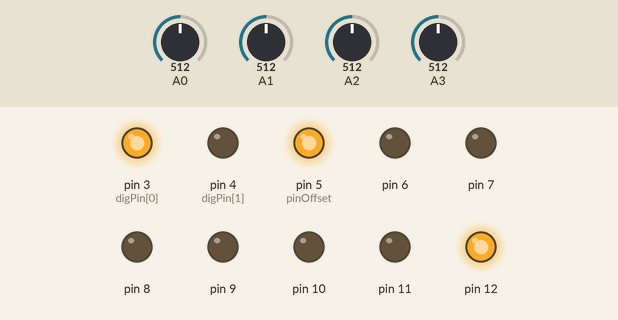
Recording of a sketch running on a simulated Arduino Uno, built with avr-gcc and run on an emulated ATmega328P. Parts: output pins drawn as LEDs (lit = HIGH). The test bench sets the inputs (shaded band); at power-on: A3 = 512, A0 = 512, A1 = 512, A2 = 512. Random numbers use the default seed unless the sketch sets one.

Above: at 1.2 s.
1.3 s: A3 set to 516
At 3.3 s:
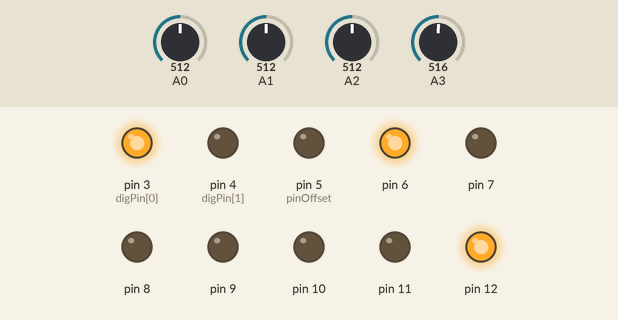
3.6 s: A3 set to 716
At 4.4 s:
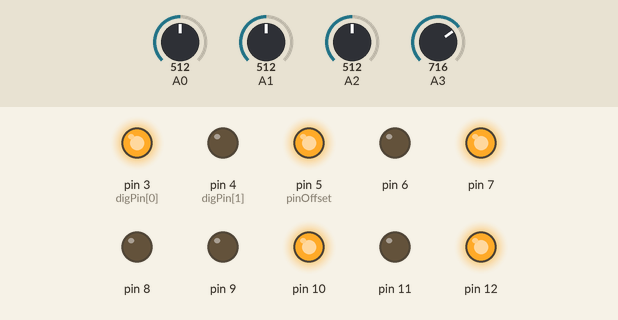
At 5.4 s:
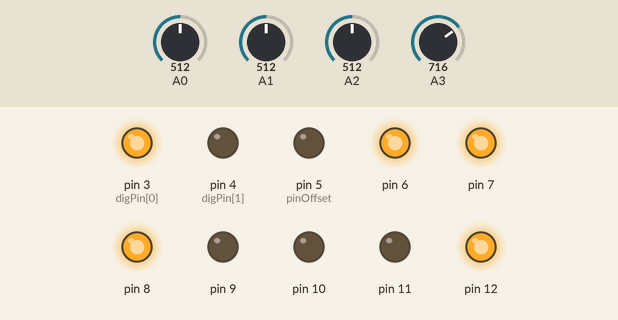
6.6 s: A3 set to 306
At 7.5 s:
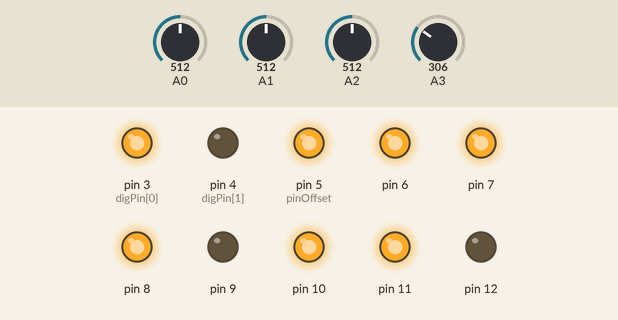
9.6 s: A3 set to 299
12.6 s: A3 set to 30
21.6 s: A3 set to 33
24.6 s: A3 set to 38
Timing chart, 0 to 46.4 s (numbered marks = the images above; inputs shaded):
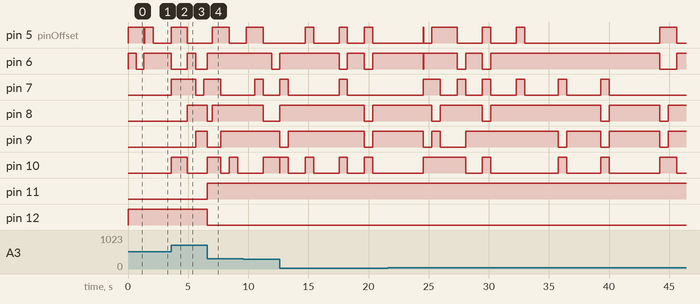

The sketch:

weird_modulator.ino
```cpp
/*

Useful time based modulator for audio

A0= screwy
A1=noisy
A2 time
A3 INPUT...keep this pretty low!


DAC OUT=AUDIO OUT

*/


// defines for setting and clearing register bits
#ifndef cbi
#define cbi(sfr, bit) (_SFR_BYTE(sfr) &= ~_BV(bit))
#endif
#ifndef sbi
#define sbi(sfr, bit) (_SFR_BYTE(sfr) |= _BV(bit))
#endif
unsigned long SHmil = 0;
int    S1out;
float SHrv = 0;
const int digPin[2] = {3, 4};  // the digital output pins
const int pinOffset = 5;       // the first DAC pin (from 5-12)
//volatile int clkState = LOW;

int digState[2] = {HIGH, LOW};  // start with both set low

void setup () {


 // Serial.begin(9600);

   // set up the digital (clock) input
 // pinMode(clkIn, INPUT);


    // set up the digital outputs
  for (int i=0; i<2; i++) {
    pinMode(digPin[i], OUTPUT);
    digitalWrite(digPin[i], digState[i]);
  }

    // set up the 8-bit DAC output pins
  for (int i=0; i<8; i++) {
    pinMode(pinOffset+i, OUTPUT);
    digitalWrite(pinOffset+i, LOW);


      // set the ADC to a higher prescale factor
  sbi(ADCSRA,ADPS2);
  cbi(ADCSRA,ADPS1);
  cbi(ADCSRA,ADPS0);
  }


}

void loop () {
  S1out=analogRead(3)>>2;
 SHgate();

   dacOutput(S1out);
    delayMicroseconds(map(analogRead(0), 0, 1023, 2000, 1));
}


void SHgate(){
  int anaVs[2]={analogRead(2)};

  int l = map(anaVs[2], 0, 1023, 700, 0);

   if(millis() - SHmil > l){
     SHmil = millis();
     SHrv = random(1,100)*0.00999;
   }

     {
     S1out -= 131;
     S1out *= SHrv;
     S1out += 131;
     delayMicroseconds(map(analogRead(1), 0, 1023, 2000, 1));
     S1out = constrain(S1out, 90, 165);
   }
}


//  dacOutput(long) - deal with the DAC output
//  ------------------------------------------
void dacOutput(long v)
{
 int tmpVal = v;
 bitWrite(PORTD, 5, tmpVal & 1);
 bitWrite(PORTD, 6, (tmpVal & 2) > 0);
 bitWrite(PORTD, 7, (tmpVal & 4) > 0);
 bitWrite(PORTB, 0, (tmpVal & 8) > 0);
 bitWrite(PORTB, 1, (tmpVal & 16) > 0);
 bitWrite(PORTB, 2, (tmpVal & 32) > 0);
 bitWrite(PORTB, 3, (tmpVal & 64) > 0);
 bitWrite(PORTB, 4, (tmpVal & 128) > 0);
}
```

Measured:
- the behaviour switches between 515 and 516 on A3 (found by bisection; images 0 and 1)
- after the input at 3.6 s, pin 6: HIGH → LOW at once, → HIGH 1.3 s later, → LOW 0.70 s later; pin 7: LOW → HIGH at once, → LOW 2.0 s later, → HIGH 0.70 s later; pin 8: LOW → HIGH after 1.3 s; pin 9: LOW → HIGH after 2.0 s; pin 10: LOW → HIGH at once, → LOW 1.3 s later
- after the input at 6.6 s, pin 11: LOW → HIGH at once; pin 12: HIGH → LOW at once
